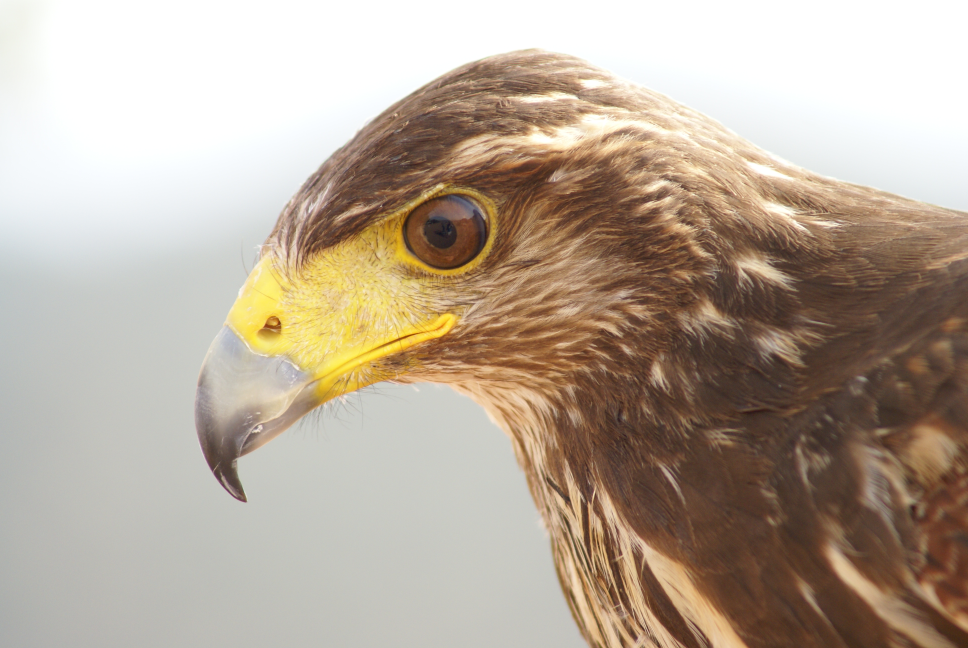
#> input picture Computer Vision Lab/Images/Eagle.jpg, 3872 x 2592 px, found by its file name (shown at 1/4 size)
$ python Lab2.py
#> lines starting #> are read from the running program, lines starting #| are printed output that depends on the picture
import cv2
import numpy as np

img = cv2.imread("C:/Users/Student/Desktop/Aakarsh CV/Eagle.jpg")
#> img is the input picture: shape (2592, 3872, 3); mean B, G, R 153.4, 168.9, 183.1

scale_percent = 35
width = int(img.shape[1] * scale_percent / 100)
#> width = 1355
height = int(img.shape[0] * scale_percent / 100)
#> height = 907
dim = (width, height)
#> dim = (1355, 907)
img = cv2.resize(img, dim, interpolation=cv2.INTER_AREA)
#> img: shape (907, 1355, 3)
gray = cv2.cvtColor(img, cv2.COLOR_BGR2GRAY)
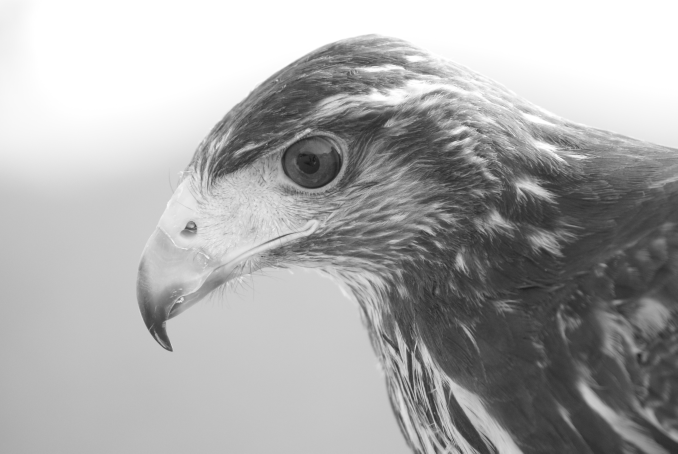
#> gray: shape (907, 1355) (shown at 1/2 size); min 21, max 255, mean 171.4

c = 45.6
log = c * (np.log(gray + 1))
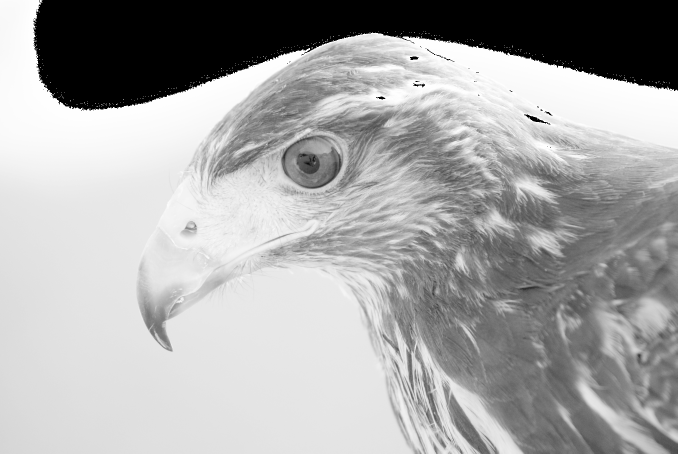
#> log: shape (907, 1355) float16 (shown at 1/2 size); 14.42% of the values are NaN or infinite; the others: min 141, max 252.8, mean 226.5; drawn with min black, max white, NaN and infinite black
log = log.astype(np.uint8)
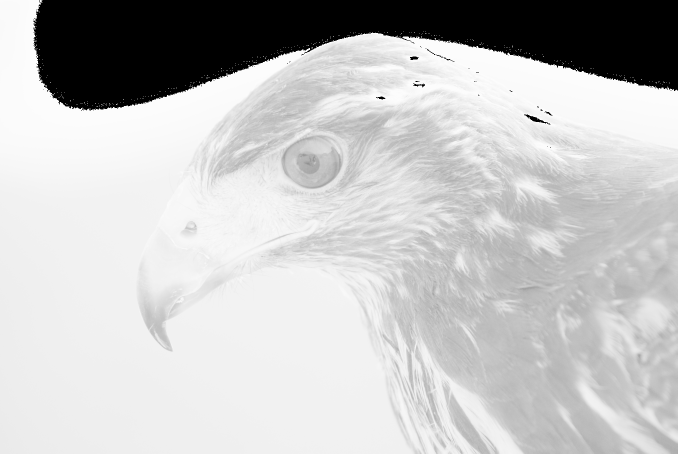
#> log: shape (907, 1355) (shown at 1/2 size); min 0, max 252, mean 193.4

cv2.imshow('LogEagle', log)

cv2.waitKey(0)
cv2.destroyAllWindows()

$ run again, with Computer Vision Lab/Images/Blueberries.jpg copied over Computer Vision Lab/Images/Eagle.jpg
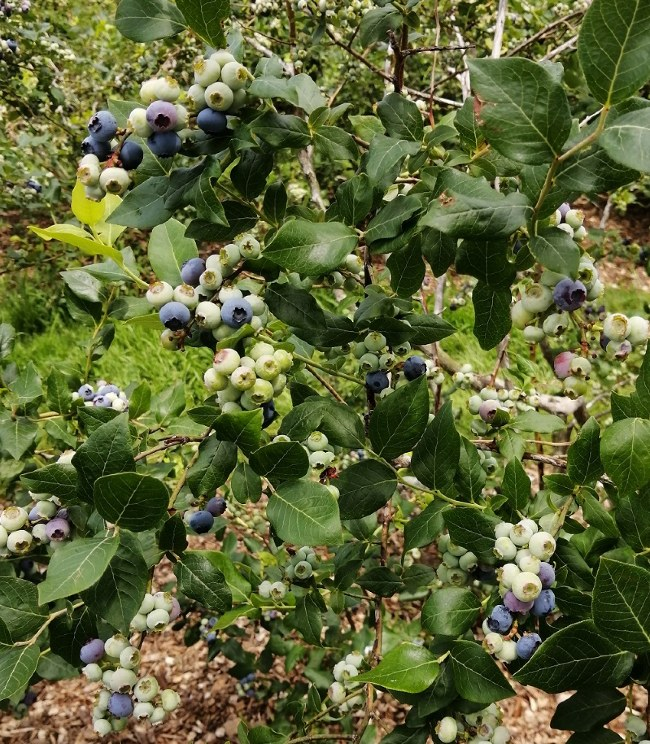
#> input picture Computer Vision Lab/Images/Blueberries.jpg, 650 x 744 px, found by its file name
#> img is the input picture: shape (744, 650, 3); mean B, G, R 55.9, 101.2, 93.5
#> img: shape (260, 227, 3)
#> `gray = cv2.cvtColor(img, cv2.COLOR_BGR2GRAY)`:
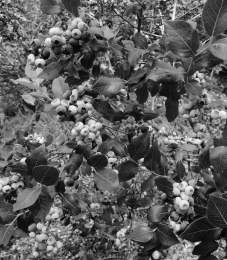
#> gray: shape (260, 227); min 4, max 251, mean 93.7
#> `log = c * (np.log(gray + 1))`:
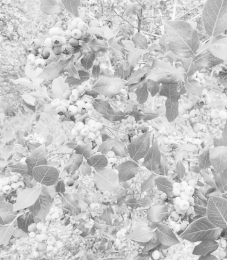
#> log: shape (260, 227) float16; min 73.38, max 252.2, mean 199.8
